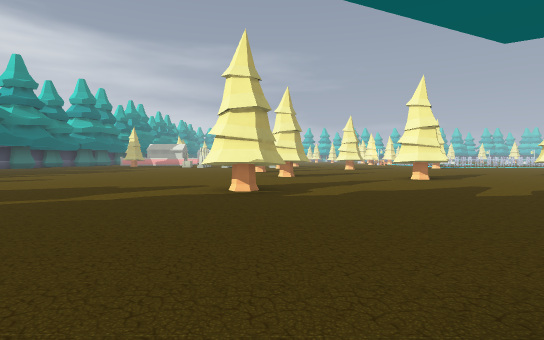
view 1 (above)

24 first-person views from a walk through a level from a Godot 3-D game. The camera is 1.3 m above the floor, tilts 2° down and sees 80° across. The floor is counted in squares, 2 m on a side. Each view is taken from the middle of a square. On the plan, view 1 faces up. The plan holds only what a view shows up to about 10 squares ahead; the rest is blank. The place goes on beyond the plan.

view 2
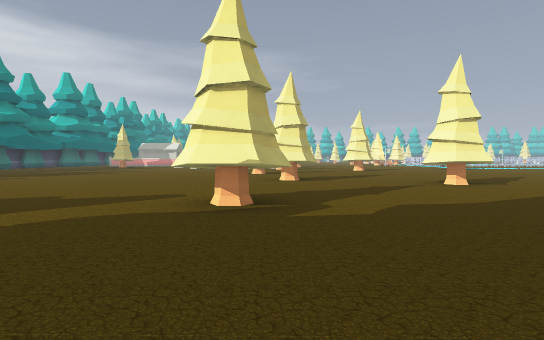

view 3
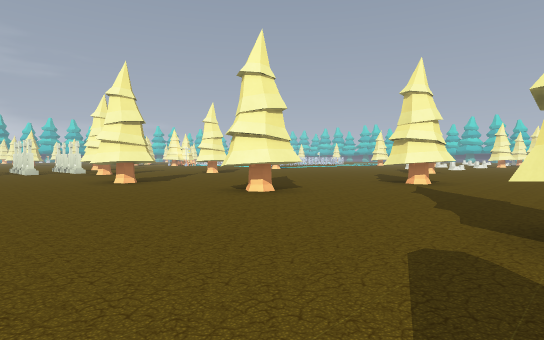

view 4
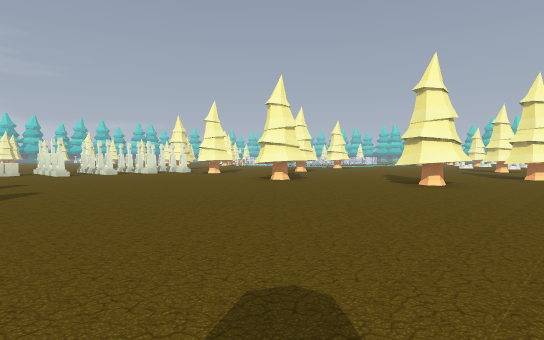

view 5
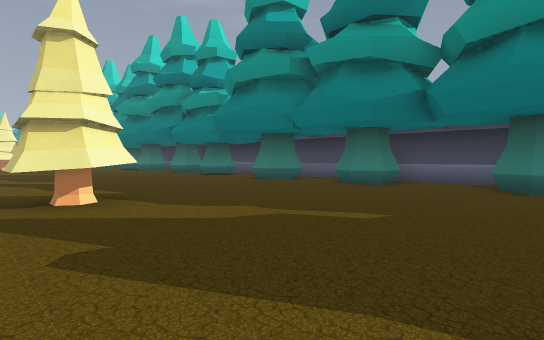

view 6
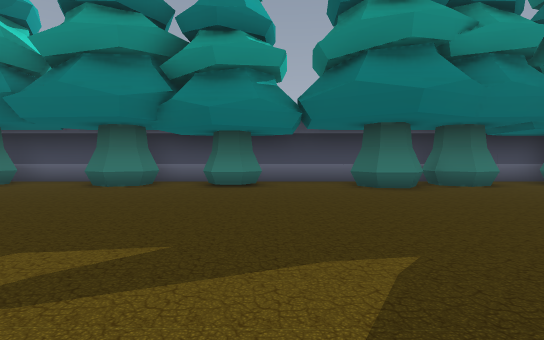

view 7
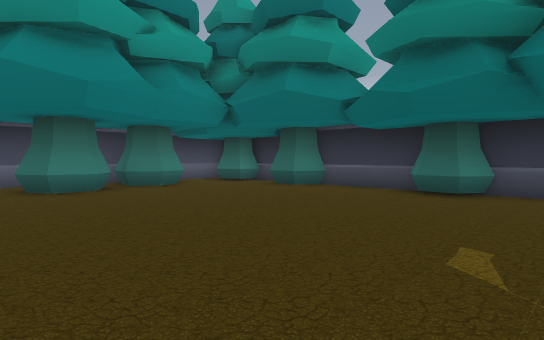

view 8
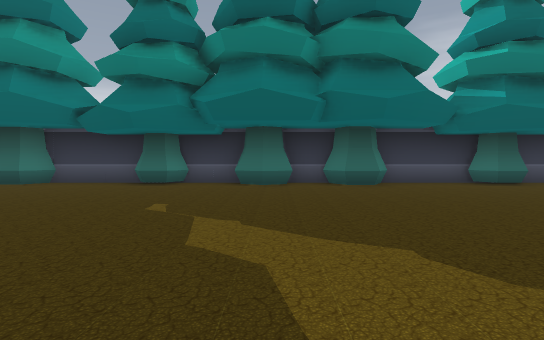

view 9
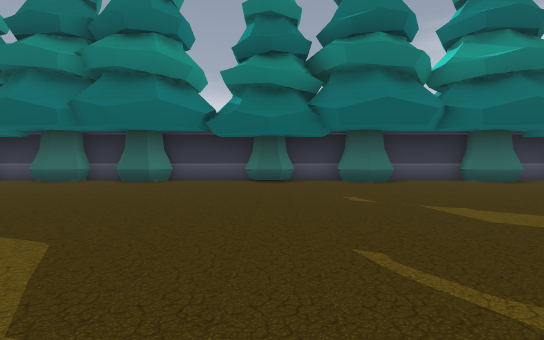

view 10
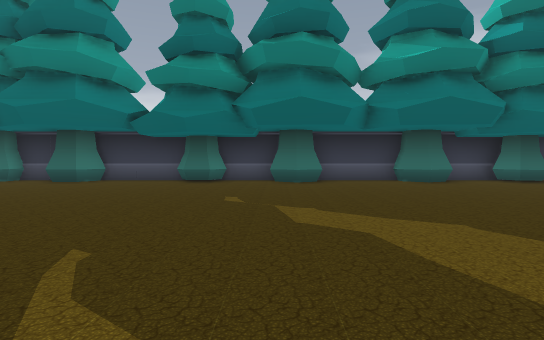

view 11
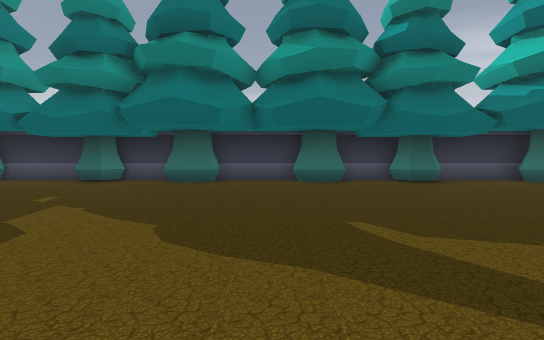

view 12
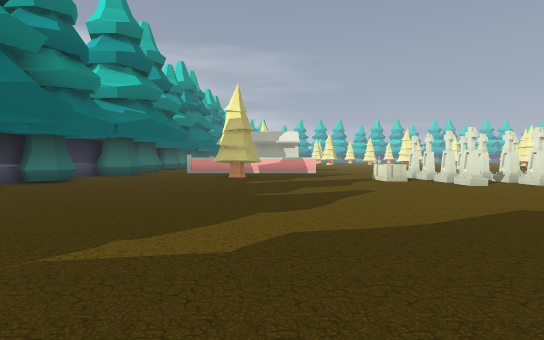

view 13
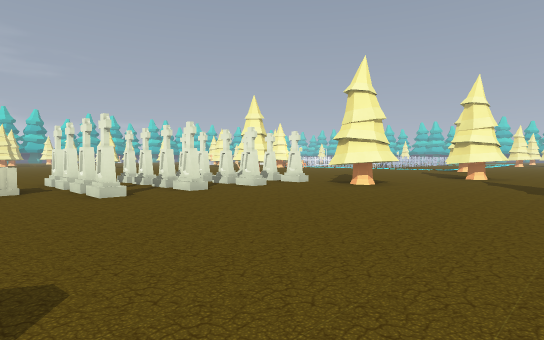

view 14
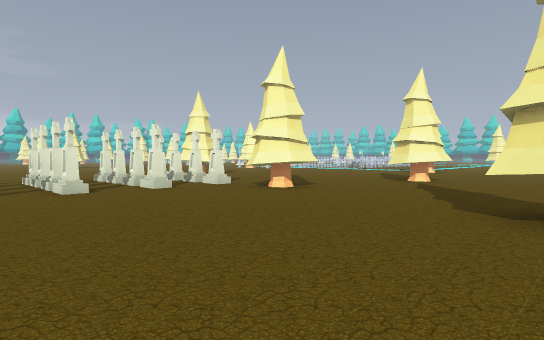

view 15
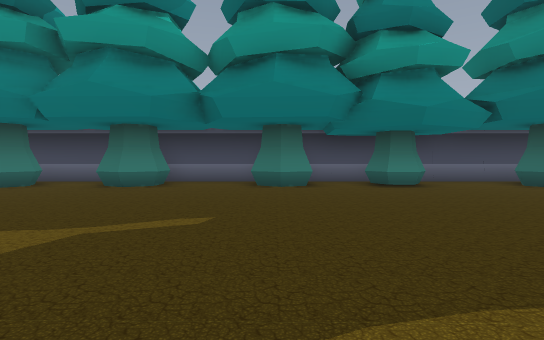

view 16
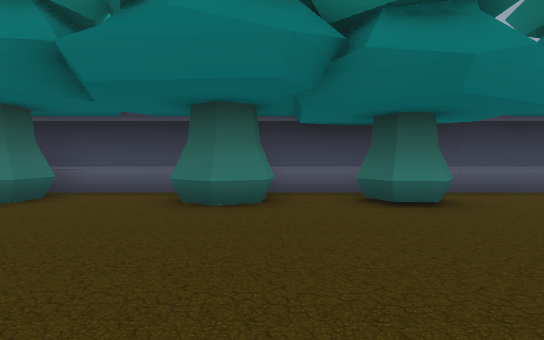

view 17
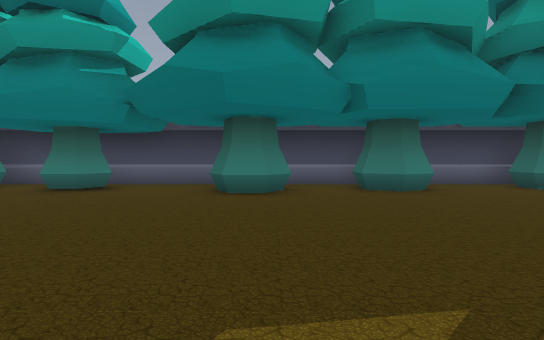

view 18
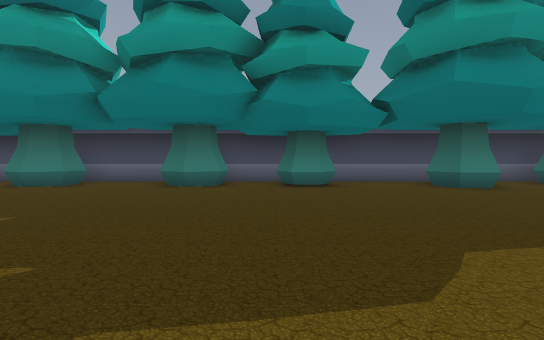

view 19
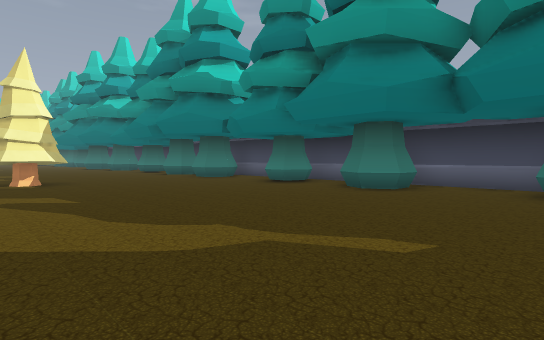

view 20
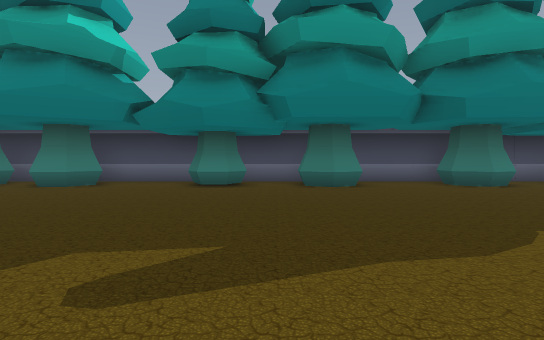

view 21
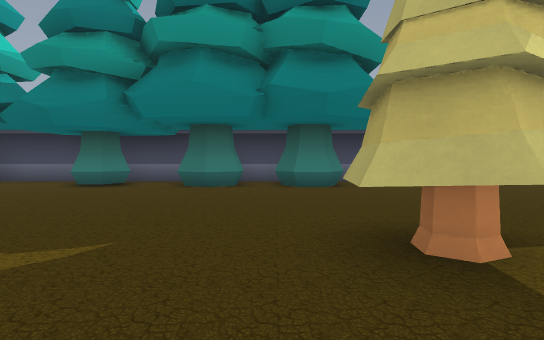

view 22
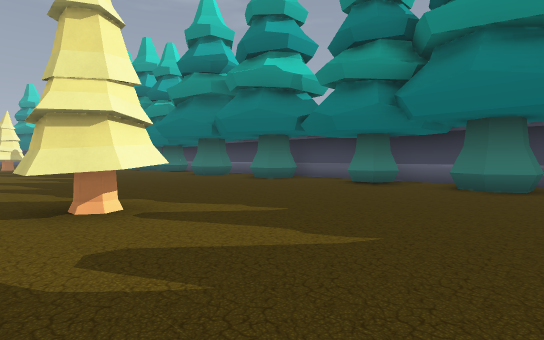

view 23
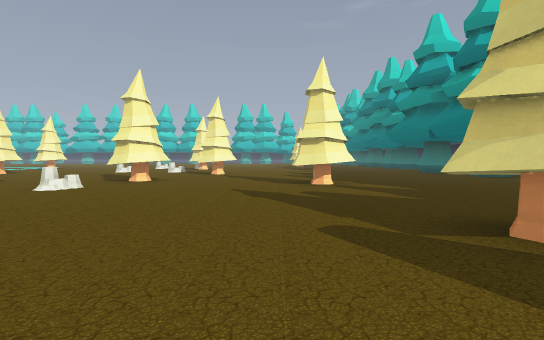

view 24
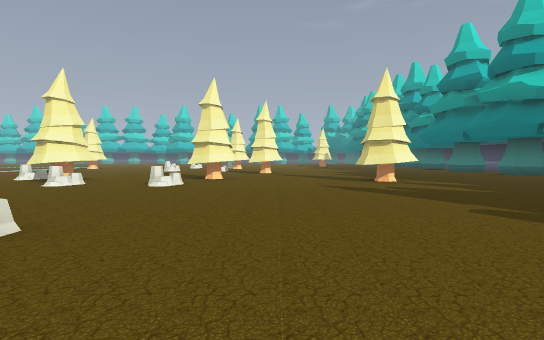

### Floor plan
Key: @ floor where view 1 was taken; # wall or solid block; x gap in a wall; . floor; A altar; R rock.
Columns run from 17 left of view 1 to 26 right of it. Each row starts with its distance up from view 1.
 25 #..........A#.## x
 24 ##..........#.##.x
 23 #...........#.##.x..
 22 ##...............# ..
 21 ##...............##...
 20 #....................##
 19 #....................##.
 18 ##.......................
 17 ##.......................              .#
 16 #...............##.                   ..##.
 15 ##..................                 ..R...
 14 #....................              .......
 13 #.....................            R....R...
 12 #....... ........##......        ........##
 11 ##...... ........##...#..       .........##
 10 #....................##...     ............
  9 ##........................      ...........
  8 #........ ...............     . ...........
  7 #...............##.............. .......##..
  6 #...............##................##....# ..
  5 #.................................##........
  4 #...........................................
  3 #...........................................
  2 #...........................................
  1 #....#............##........................
  0 ##.####..#..#..##@##..#xx#..##.##..#x##.#...
 -1 #..#........x...x........x...x........x.....
 -2 ############################################

Positions as (right, up) in squares from view 1, and headings:
1: (0, 0), facing up
2: (0, 2), facing up
3: (-4, 7), facing up-right
4: (-8, 9), facing up-right
5: (-6, 8), facing down-right
6: (-9, 8), facing down
7: (-10, 8), facing down-left
8: (-8, 9), facing left
9: (-7, 15), facing left
10: (-7, 17), facing left
11: (-7, 20), facing left
12: (-10, 15), facing up
13: (-7, 17), facing up-right
14: (-5, 16), facing up-right
15: (-5, 8), facing down
16: (-6, 5), facing down
17: (1, 7), facing down
18: (6, 8), facing down
19: (8, 7), facing down-right
20: (13, 8), facing down
21: (19, 8), facing down
22: (19, 8), facing down-right
23: (15, 8), facing right
24: (14, 10), facing right
